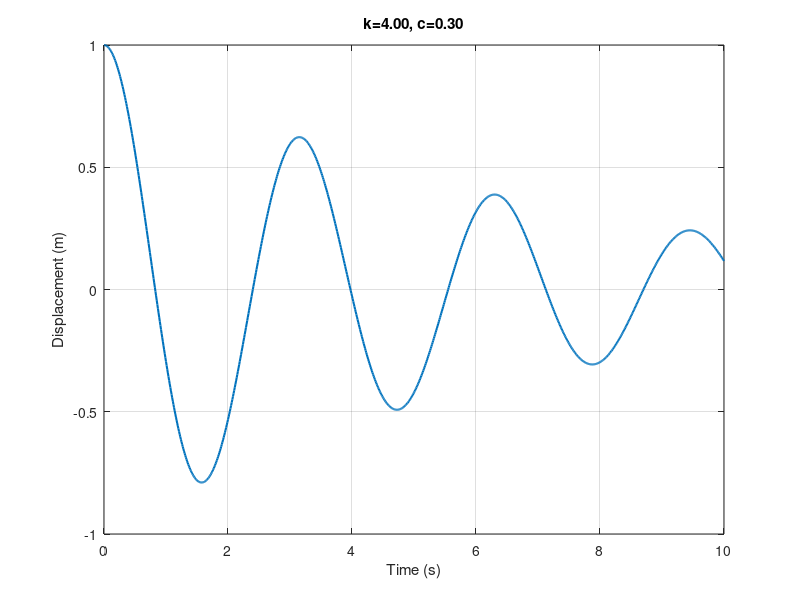

This figure's MATLAB source:
% Sweep demo: damped spring-mass response.
% Open this file in MATLAB Parameter Studio, then use Batch sweep on k/c.

clear; close all; clc;

m = 1;          % mass [kg]
k = 4;          % spring stiffness [N/m]
c = 0.3;        % damping coefficient [N*s/m]
x0 = 1;         % initial displacement [m]
v0 = 0;         % initial velocity [m/s]
tEnd = 10;      % simulation time [s]
dt = 0.01;      % output time step [s]

A = [0 1; -k/m -c/m];
f = @(t, x) A*x;
[t, x] = ode45(f, 0:dt:tEnd, [x0; v0]);
y = x(:, 1);

figure('Name', 'Sweep demo');
plot(t, y, 'LineWidth', 1.5);
grid on;
xlabel('Time (s)');
ylabel('Displacement (m)');
title(sprintf('k=%.2f, c=%.2f', k, c));
